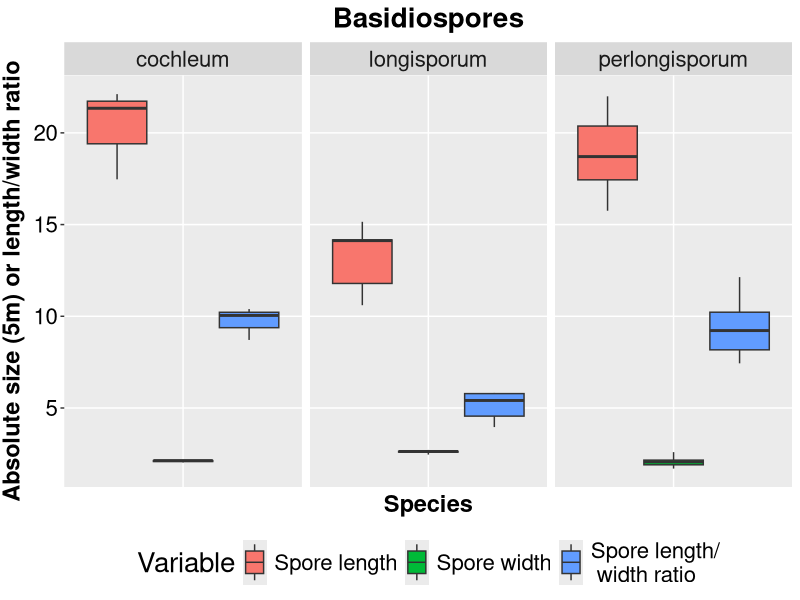

This figure's R source:
# Load required packages
library(here)
library(Hmisc)
library(reshape2)
library(ggplot2)

# Set the current directory as working directory
set_here()

#Load spore table and adjust it
sub <- read.csv ("Spore_ranges_specimens_20191011_v2.csv",  sep=",")
sub <- sub[c("Species_ID", "Lmean", "Wmean", "Qmean")]


# Quantile function
quantiles_50 <- function(x) {
  r <- quantile(x, probs=c(0.00, 0.25, 0.5, 0.75, 1.00))
  names(r) <- c("ymin", "lower", "middle", "upper", "ymax")
  r
}

# Subsetting data for particular plots, reordering, renaming columns
long.lev <-c("cochleum", "longisporum", "perlongisporum")
sub$Species_ID <- factor(sub$Species_ID, levels=long.lev) #reordering factor levels
colnames(sub)<-c("Species", "Spore length", "Spore width", "Spore length/\n width ratio")

# Melting 
sub.melt<-melt(sub)
colnames(sub.melt)<-c("Species", "Variable", "Value")

# Plotting
ggplot(sub.melt, aes(x = Species, y = Value, fill=Variable, width=0.9))+
  stat_summary(fun.data = quantiles_50, geom="boxplot", position=position_dodge(1))+ 
  facet_grid(.~Species, scales="free")+
  labs(title="Basidiospores", x="Species", y="Absolute size (5m) or length/width ratio")+
  theme(text = element_text(size=20), axis.text.x=element_blank(), axis.ticks.x=element_blank())+
  theme(plot.title = element_text(hjust = 0.5, size=20, face="bold"), 
        axis.title.x = element_text(size=17, face="bold"),
        axis.title.y = element_text(size=17, face="bold", vjust=2),
        axis.text.y=element_text(colour="black"))+
  scale_y_continuous(breaks=seq(0,25, by=5), minor_breaks=NULL)+
  theme(legend.position="bottom")

# end
